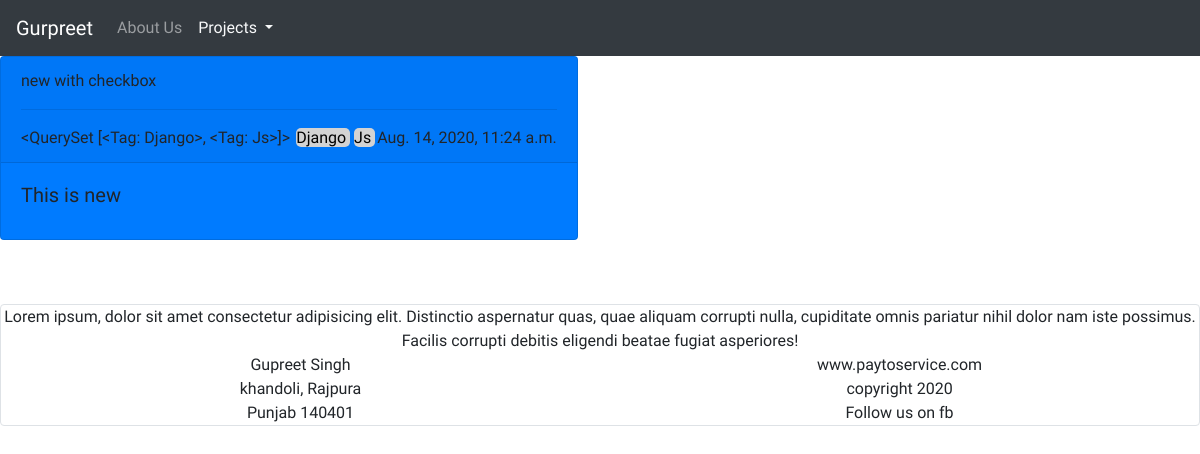
Page /post/9 on the committed database.
### blog/models.py (models this page shows, shortened)
class Post(models.Model):
    headline = models.CharField(max_length=200,null=True,blank=True)
    sub_headline = models.CharField(max_length=200,null=True,blank=True)
    content = models.TextField(null=True,blank=True)
    published_on = models.DateTimeField(auto_now_add = True)
    updated_on = models.DateTimeField(auto_now_add = True)
    active = models.BooleanField(default = False)
    tags = models.ManyToManyField('Tag',blank=True)
    thumbnail = models.ImageField(null=True,blank=True,upload_to="media")

class Tag(models.Model):
    name = models.CharField(max_length=200,null=True,blank=True)
    def __str__(self):
        return self.name

### blog/views.py (the view)
# urls.py: path("post/<str:pk>",views.post,name='post'),
def post(request,pk):
    context = {
        'post':Post.objects.get(id = pk)
    }
    return render(request,"blog/post.html",context)

### blog/templates/blog/post.html (shortened to what this page needs)
{% extends "blog/structure.html" %}
{% load static %}
{% block links %}
<link  rel="stylesheet" href="{% static 'css/default.css'%}">
<link  id ="theme-style" rel="stylesheet" href="{% static 'css/light.css'%}">
{% endblock links%}
{% block navbar %}
    {% include "blog/navbar.html"%}
{% endblock navbar%}
{% block content %}
<div class="container-fluid">
   <div class="row">
        <div class="posts">
                <div class="card  bg-primary mb-3 " style="">
                    <div class="card-header">{{post.headline}}
                        <hr>
                        {{post.tags.all}}
                                {% for tags in post.tags.all %}
                                <span class="tags">
                                    {{tags}}
                                </span>
                                {% endfor %}
                                <span>
                                    {{post.updated_on}}
                                </span>
                    </div>
                    <div class="card-body">
                        <h5 class="card-title">{{post.sub_headline}}</h5>
                    </div>
                </div>
        </div>
    </div>
</div>
{% endblock content%}
{% block footer %}
    {% include "blog/footer.html" %}
{% endblock footer %}

### blog/static/css/default.css (style rules this page uses)
:root { --backgroundColor : rgb(201, 153, 153); --mainColor : rgba(255, 17, 57, 0.349); --secondaryColor : rgba(25, 129, 72, 0.363); --mainText: rgba(16, 95, 100, 0.144); --text : black; }

### blog/static/css/light.css (style rules this page uses)
:root { --backgroundColor : rgb(109, 25, 219); --mainColor : rgba(236, 51, 51, 0.349); --secondaryColor : rgba(32, 141, 18, 0.849); --mainText: rgba(3, 11, 44, 0.952); --text : rgba(18, 223, 80, 0.507); }

### rows in the picture
Post: headline "new with checkbox", tags.all "<QuerySet [<Tag: Django>, <Tag: Js>]>", updated_on "Aug. 14, 2020, 11:24 a.m.", sub_headline "This is new"
Tag: name "Django"
Tag: name "Js"
